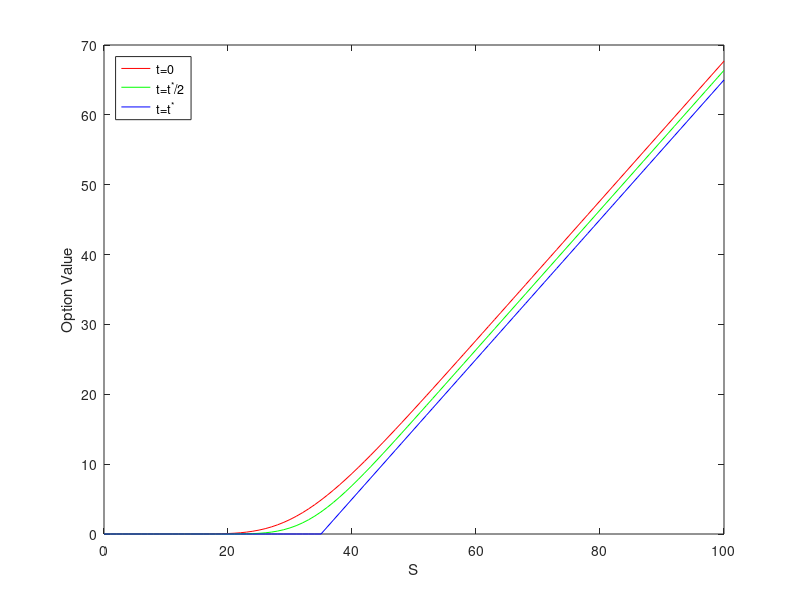
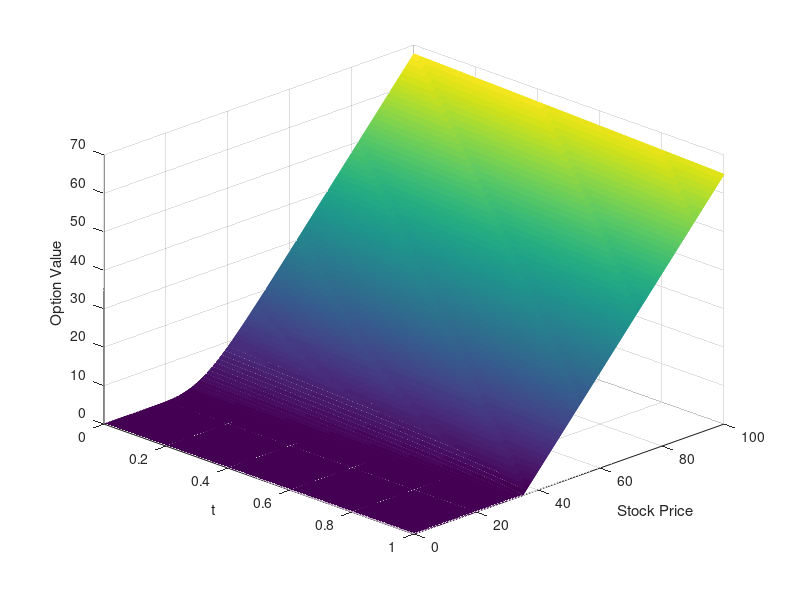
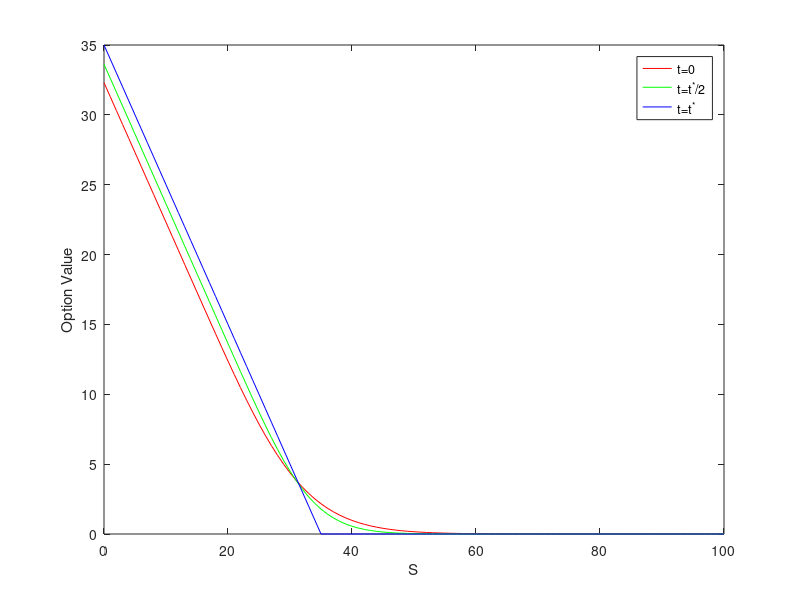
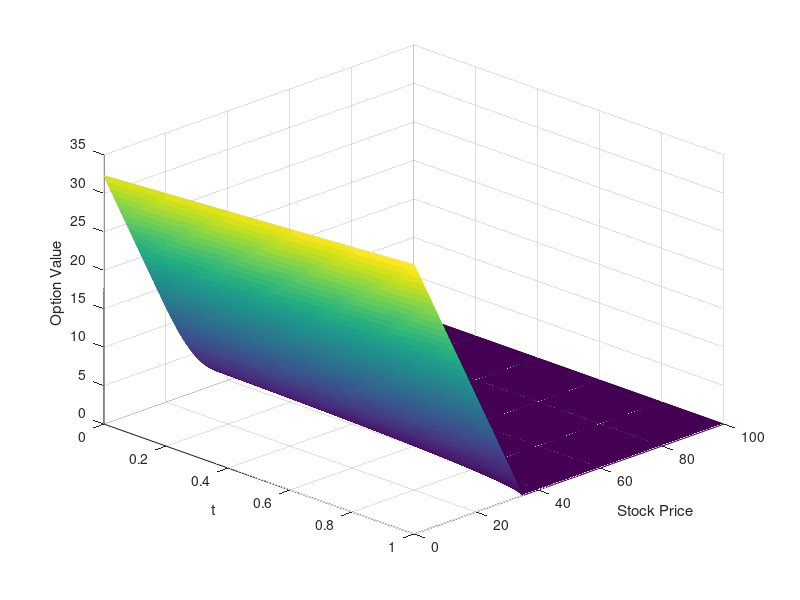

Write MATLAB code to recreate these figures, in order.
clear; close all; clc;

function f = CallOption(K, r, T, sigma, Smax, Smin, Nt, Ns)
  % initializing the matrix of the option value
  f = zeros(Ns+1, Nt+1);


  % discretization of asset (S) and t variables
  dt=(T/Nt);
  ds =(Smax-Smin)/Ns;
  S = Smin+(0:Ns)*ds;
  t = (0:Nt)*dt;

  veti = 0:Ns;
  vetj = 0:Nt;

  % terminal conditions (at expiration) f(S, t*)
  f(:, Nt+1) = max(S-K,0);

  % Boundary conditions
  f(1,:) = 0;     % f(0,t)=0 % contract worthless if stock price is 0
  %disp(-r*dt*(Nt - vetj));
  f(Ns+1,:) = Smax - K*exp(-r*dt*(Nt - vetj));   % f(S, t) = S-K*e^(-r*(T-t)) as S -> inf

  a = 0.5*dt*(sigma^2*veti - r).*veti;
  b = 1 - dt*(sigma^2*veti.^2 + r);
  c = 0.5*dt*(sigma^2*veti+r).*veti;

  for j=Nt:-1:1  % loop over time
    for i=2:Ns  % loop over the stock price
        f(i,j)= a(i)*f(i-1,j+1) + b(i)*f(i,j+1)+ c(i)*f(i+1,j+1);
    end
  end


  t_0 = f(:,1);
  t_star = f(:, size(f, 2));
  t_half = f(:, round(Nt/2));
  figure(1)
  plot(S, t_0, 'r-', S, t_half, 'g-', S, t_star,'b-');
  xlabel('S');
  ylabel('Option Value');
  legend('t=0', 't=t^*/2', 't=t^*', 'Location', 'northwest');

  figure(2)
  mesh(t, S, f);
  xlabel('t');
  ylabel('Stock Price');
  zlabel('Option Value');
  view(45, 30);

end

function f = PutOption(K, r, T, sigma, Smax, Smin, Nt, Ns)
  % initializing the matrix of the option value
  f = zeros(Ns+1, Nt+1);


  % discretization of asset (S) and t variables
  dt=(T/Nt);
  ds =(Smax-Smin)/Ns;
  S = Smin+(0:Ns)*ds;
  t = (0:Nt)*dt;

  veti = 0:Ns;
  vetj = 0:Nt;

  % terminal conditions (at expiration) f(S, t*)
  f(:, Nt+1)=max(K-S,0);

  % Boundary conditions
  f(1,:)=K*exp(-r*dt*(Nt - vetj));    % f(S, t) = K*e^(-r*(T-t)) if S=0
  f(Ns+1,:)=0;    % f(0,t)=0 % contract worthless if S -> inf

  a = 0.5*dt*(sigma^2*veti - r).*veti;
  b = 1 - dt*(sigma^2*veti.^2 + r);
  c = 0.5*dt*(sigma^2*veti+r).*veti;

  for j=Nt:-1:1  % loop over time
    for i=2:Ns  % loop over the stock price
        f(i,j)= a(i)*f(i-1,j+1) + b(i)*f(i,j+1)+ c(i)*f(i+1,j+1);
    end
  end

  t_0 = f(:,1);
  t_star = f(:, size(f, 2));
  t_half = f(:, round(Nt/2));
  figure(3)
  plot(S, t_0, 'r-', S, t_half, 'g-', S, t_star,'b-');
  xlabel('S');
  ylabel('Option Value');
  legend('t=0', 't=t^*/2', 't=t^*', 'Location', 'northeast');

  figure(4)
  mesh(t, S, f);
  xlabel('t');
  ylabel('Stock Price');
  zlabel('Option Value');
  view(45, 30);
end



function delta = delta(f)
    h = 1 / size(f, 1);
    Nt = size(f, 2);
    Ns = size(f, 1);
    delta = zeros(Ns, Nt);
    for j = 1:Nt
      for i = 2:Ns
        delta(i, j) = (f(i, j) - f(i-1, j)) / h;
      end
    end
    delta = delta / 100;
end

%% plots the delta df at three different time stamps. Set call=1 if it's a call option.
function plotDelta(delta, call)
    Ns = size(delta, 1);
    Nt = size(delta, 2);
    figure();
    S = 2:Ns;
    t_0 = delta(2:Ns, 1);
    t_star = delta(2:Ns, Nt);
    t_half = delta(2:Ns, round(Nt/2));
    plot(S, t_0, S, t_half, S, t_star);
    if call == 1
      axis([0 size(delta, 1) 0 1])
    else
      axis([0 size(delta, 1) -1 0])
    endif

    xlabel('S');
    ylabel('Delta');
    legend('t=0', 't=t^*/2', 't=t^*');
  end


function theta = theta(f)
    h = 1 / size(f, 2);
    Nt = size(f, 2);
    Ns = size(f, 1);
    theta = zeros(Ns, Nt);
    for j = 2:Nt
      for i = 1:Ns
        theta(i, j) = (f(i, j) - f(i, j-1)) / h;
      end
    end
    theta = theta / 100;
end

function plotTheta(theta, K, call)
    Ns = size(theta, 1);
    Nt = size(theta, 2);

    figure();
    t = 1:Nt;
    if call == 1
      s_otm = theta(20, :);
      s_itm = theta(Ns - 50, :);
      s_atm = theta(K, :);
    else
      s_otm = theta(Ns - 60, :);
      s_itm = theta(20, :);
      s_atm = theta(K, :);
    endif
    plot(t, s_otm, t, s_atm, t, s_itm);
    xlabel('t');
    ylabel('Theta');
    legend('OTM', 'ATM', 'ITM');
end

% Parameters
K = 35;
r = 0.08;
T = 1;
sigma = 0.25;
Smax = 100;
Smin = 0;
Nt = 1600;
Ns = 100;

f_call = CallOption(K, r, T, sigma, Smax, Smin, Nt, Ns);
f_put = PutOption(K, r, T, sigma, Smax, Smin, Nt, Ns);

delta_call = delta(f_call);
plotDelta(delta_call, 1)
delta_put = delta(f_put);
plotDelta(delta_put, 0);

theta_call = theta(f_call);
theta_put = theta(f_put);
plotTheta(theta_call, K, 1);
plotTheta(theta_put, K, 0);
